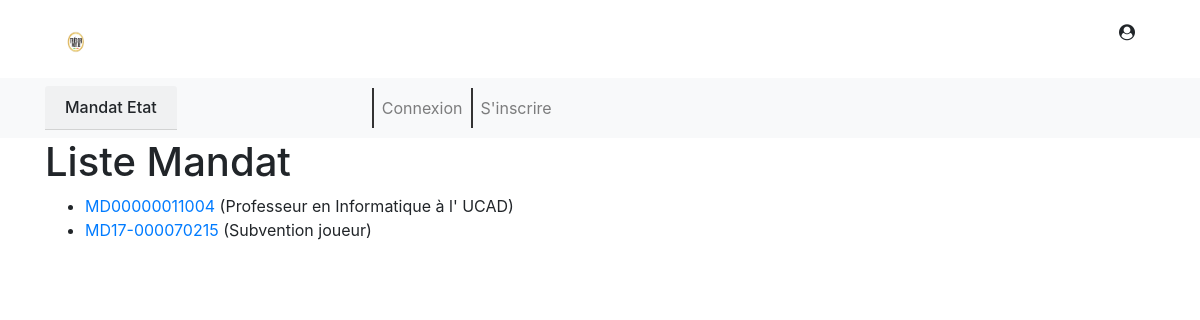
The app's page /mandats/mandats/, older data.
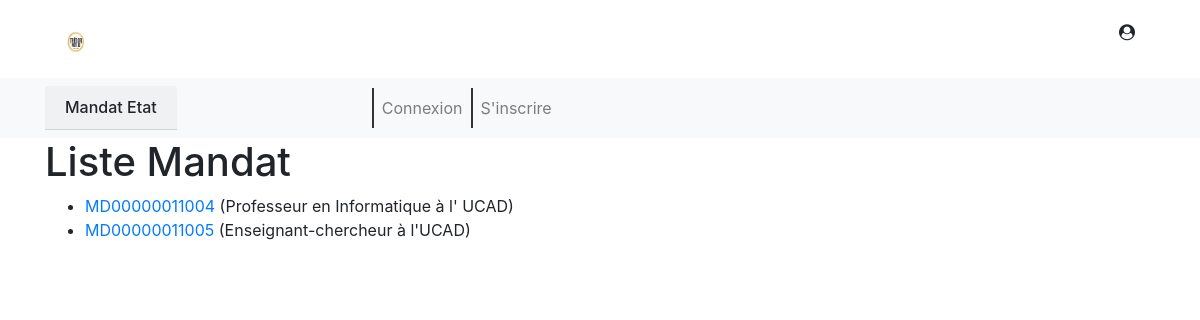
The same page, newer data.
### mandats/models.py (models this page shows, shortened)
class Mandat(models.Model):
    COD_STATUT = (
        ('SA', 'En saisie'),
        ('AC', 'Accepté'),
        ('VI', 'Visé'),
        ('RJ', 'Rejetté'),
        ('RF', 'Refusé'),
        ('RC', 'Reçu'),
    )
    ide_piece = models.CharField(max_length=20, primary_key=True)
    cod_statut = models.CharField(max_length=2, choices=COD_STATUT, verbose_name="Le statut du mandat")
    objet = models.TextField(max_length=240)
    fournisseur = models.ForeignKey(Fournisseurs, on_delete=models.SET_NULL, null=True)
    utilisateur = models.ForeignKey(User, on_delete=models.SET_NULL, null=True, blank=True)
    date_emis = models.DateField()
    date_reception = models.DateField()
    montant = models.IntegerField()
    motif_rejet = models.CharField(max_length=45, blank=True)
    class Meta:
        ordering = ['ide_piece']
    def get_absolute_url(self):
        return reverse('mandat-detail', args=[str(self.ide_piece)])
    """def was_received_recently(self):
        return self.date_reception >= timezone.now() - datetime.timedelta(days=1)"""

### mandats/views.py (the view)
# urls.py: path('mandats/', views.MandatListView.as_view(), name='mandats'),
class MandatListView(generic.ListView):
    model = Mandat
    paginate_by = 2

### mandats/templates/mandats/mandat_list.html
{% extends "base_generic.html" %}
{% block content %}
  <h1>Liste Mandat</h1>
  {% if mandat_list %}
  <ul>
    {% for mandat in mandat_list %}
      <li>
        <a href="{{ mandat.get_absolute_url }}">{{ mandat.ide_piece }}</a> ({{mandat.objet}})
      </li>
    {% endfor %}
  </ul>
  {% else %}
    <p>Pas de mandat disponible</p>
  {% endif %}
{% endblock %}

Row changes from the older to the newer data that the page shows:
no longer on this page (row unchanged): Mandat: ide_piece "MD17-000070215", objet "Subvention joueur"
added Mandat: ide_piece "MD00000011005", objet "Enseignant-chercheur à l'UCAD"
